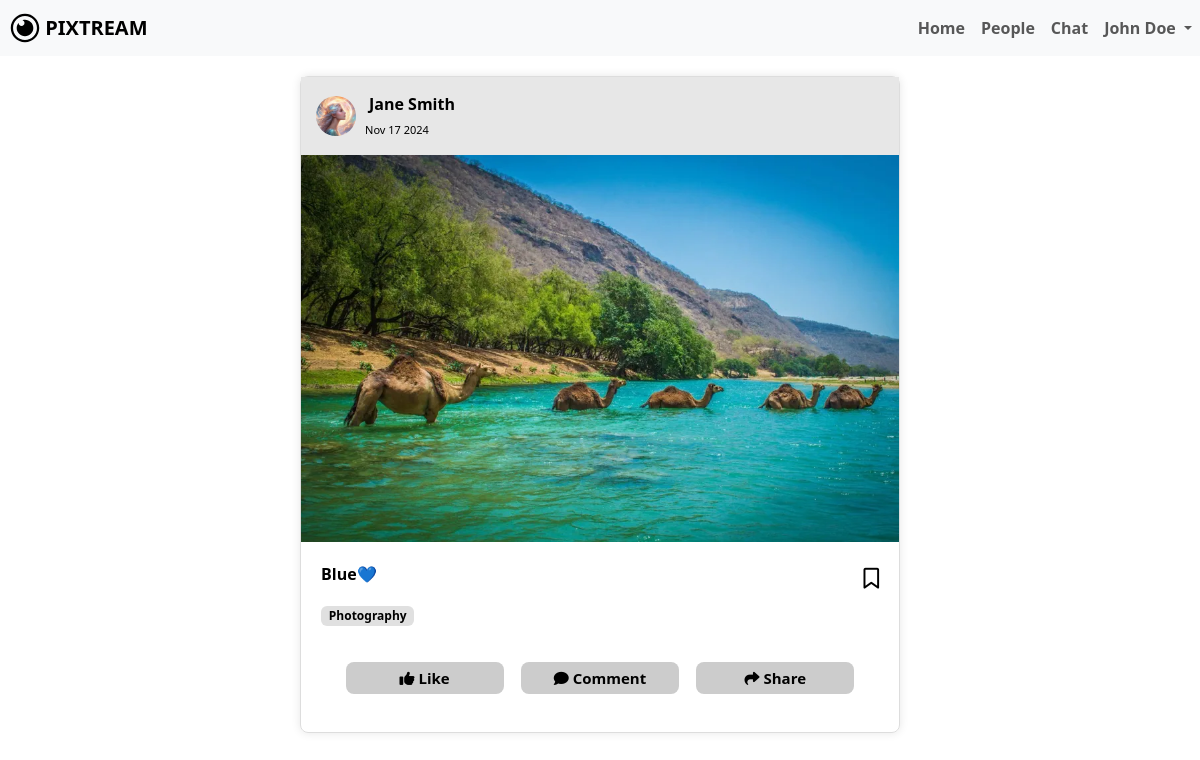
The page /post_info.php?user_id=6&post_id=58 (signed in) on the database its author committed.
### tables this page shows
CREATE TABLE `users` (
  `id` bigint(20) NOT NULL,
  `name` varchar(100) DEFAULT NULL,
  `username` varchar(191) DEFAULT NULL,
  `email` varchar(191) DEFAULT NULL,
  `password` varchar(255) DEFAULT NULL,
  `bio` text DEFAULT NULL,
  `profile_picture` varchar(255) DEFAULT 'default.png',
  `location` varchar(255) DEFAULT NULL,
  `created_at` timestamp NOT NULL DEFAULT current_timestamp()
);

CREATE TABLE `posts` (
  `id` bigint(20) NOT NULL,
  `user_id` bigint(20) DEFAULT NULL,
  `post_path` varchar(255) DEFAULT NULL,
  `caption` longtext DEFAULT NULL,
  `category` enum('photos','videos','stories','music','articles','memes','art & Design','Photography','Travel & Adventure','Food & Cooking','Others') DEFAULT NULL,
  `created_at` timestamp NOT NULL DEFAULT current_timestamp()
);

### post_info.php (the view, shortened to what this page needs)
<?php
include 'dbconfig.php';
$username = $_SESSION['username'];
$log_sql = "SELECT * FROM users WHERE username='$username';";
$log_result = mysqli_query($conn, $log_sql);
$log_info = mysqli_fetch_assoc($log_result);
$log_id = $log_info['id'];
$log_name = $log_info['name'];
$user_id = $_GET['user_id'];
$post_id = $_GET['post_id'];
$sql = "SELECT * FROM users WHERE id='$user_id';";
$result = mysqli_query($conn, $sql);
$info = mysqli_fetch_assoc($result);
$user_name = $info['username'];
$name = $info['name'];
$profilePhoto = $info['profile_picture'];
$post_sql = "SELECT * FROM posts WHERE id = '$post_id';";
$post_result = mysqli_query($conn, $post_sql);
$post_info = mysqli_fetch_assoc($post_result);
$post_path = $post_info['post_path'];
$isVideo = preg_match('/\.(mp4|webm|ogg)$/i', $post_path);
$post_created_at = $post_info['created_at'];
$caption = $post_info['caption'];
$category = $post_info['category'];
$like_count_sql = "SELECT COUNT(*) FROM likes WHERE post_id = '$post_id';";
$like_count_result = mysqli_query($conn, $like_count_sql);
$user_has_liked = false;
?>
<!DOCTYPE html>
<html lang="en">
<head>
    <link rel="stylesheet" href="node_modules/bootstrap/dist/css/bootstrap.min.css">
    <link rel="stylesheet" href="library-files/fontawesome/css/all.min.css">
    <link rel="stylesheet" href="assets/css/me.css">
</head>
<body>
    <nav class="navbar navbar-expand-lg navbar-light bg-light">
        <a class="navbar-brand" href="#">
            <img src="assets/img/LOGO.svg" width="30" height="30" class="d-inline-block align-top" alt="" id="dash-icon">
            <b>PIXTREAM</b>
        </a>
        <div class="collapse navbar-collapse" id="navbarNavDropdown">
            <ul class="navbar-nav ms-auto">
                <li class="nav-item active">
                    <a class="nav-link" href="dashboard.php"><b>Home</b></a>
                </li>
                <li class="nav-item active">
                    <a class="nav-link" href="people.php"><b>People</b></a>
                </li>
                <li class="nav-item active">
                    <a class="nav-link" href="chat.php"><b>Chat</b></a>
                </li>
                <li class="nav-item dropdown">
                    <a class="nav-link dropdown-toggle" href="#" id="navbarDropdownMenuLink" role="button" data-bs-toggle="dropdown" aria-expanded="false">
                        <b><?php echo htmlspecialchars($log_name); ?></b>
                    </a>
                </li>
            </ul>
        </div>
    </nav>
    <div class="post-container">
        <div class="post-header d-flex align-items-center">
            <a href="user_profile.php?username=<?php echo $user_name; ?>">
                <img src="profile_picture/<?php echo htmlspecialchars($profilePhoto); ?>" alt="Profile Picture" width="50" class="me-2 dp"/>
            </a>
            <div class="post-head">
                <a href="user_profile.php?username=<?php echo $user_name; ?>">
                    <span><?php echo htmlspecialchars($name); ?></span><br>
                </a>
                <span class="small" style="margin-left: -30px; font-weight: lighter;"><?php echo date("M d Y", strtotime($post_created_at)); ?></span>
            </div>
            <?php
                $query = "SELECT * FROM saved_posts WHERE user_id = ? AND post_id = ?";
                $stmt = $conn->prepare($query);
                $stmt->bind_param("ii", $log_id, $post_id);
                $stmt->execute();
                $isSaved = $stmt->get_result()->num_rows > 0;
            ?>
        </div>
        <div class="post">
            <div class="post-info">
                <?php if ($isVideo): ?>
                    <video controls width="300" class="img-fluid">
                        <source src="<?php echo htmlspecialchars($post_path); ?>" type="video/mp4">
                        Your browser does not support the video tag.
                    </video>
                <?php else: ?>
                    <img src="<?php echo htmlspecialchars($post_path); ?>" alt="Pixtream Post" class="img-fluid">
                <?php endif; ?>
            </div>
            <div class="post-details">
                <p><strong><?php echo htmlspecialchars($caption); ?></strong></p>
                <p><strong><span class="badge mybadge2"><?php echo htmlspecialchars($category); ?></span></strong></p>
                <div class="dropdown post-menu">
                    <i id="bookmarkIcon-<?php echo $post_id; ?>"
                    class="<?php echo $isSaved ? 'fa-solid fa-bookmark' : 'fa-regular'; ?> fa-bookmark"
                    style="font-size: 1.3rem; cursor: pointer;"
                    onclick="toggleSavePost(<?php echo $post_id; ?>)"></i>
                </div>
                <div class="row like-share-comment mt-3 g-2">
                    <div class="col-sm-4 text-center like-button <?php echo ($user_has_liked ? 'post-liked' : 'post-inter'); ?>"
                        data-liked="<?php echo ($user_has_liked ? 'true' : 'false'); ?>">
                        <b id="like-text">
                            <?php echo ($user_has_liked ? "<i class='fa-solid fa-thumbs-up'></i>&nbsp;Liked" : "<i class='fa-solid fa-thumbs-up'></i>&nbsp;Like"); ?>
                        </b>
                    </div>
                    <div class="col-sm-4 text-center post-inter" data-bs-toggle="modal" data-bs-target="#commentModal">
                        <i class="fa-solid fa-comment"></i>&nbsp;<b>Comment</b>
                    </div>
                    <div class="col-sm-4 text-center post-inter" data-bs-toggle="modal" data-bs-target="#shareModal">
                        <i class="fa-solid fa-share"></i>&nbsp;<b>Share</b>
                    </div>
                </div>
            </div>
        </div>
    </div>
</body>
</html>

### assets/css/me.css (style rules this page uses)
:root { --bs-body-font-weight: 400; }
body { color: black !important; }
li { cursor: pointer; }
.dp { border-radius: 50%; width: 40px !important; }
.mybadge2 { background-color: #e0e0e0 !important; font-size: 12px; color: black; }
a { color: inherit; text-decoration: none; }
#dash-icon { margin-left: 10px; }
.post-container { display: flex; flex-direction: column; height: auto; max-width: 50%; margin: 0 auto; border: 1px solid #ddd; border-radius: 8px; box-shadow: 0 0 10px rgba(0, 0, 0, 0.1); margin-top: 20px; }
.post { background-color: rgba(153, 205, 50, 0); padding: 0px 0px 20px 0px !important; }
.post-header { padding: 15px; background-color: #e7e7e7; text-align: center; font-weight: bold; }
.post-head { margin-left: 5px !important; }
.post-info { height: 58vh; }
.post-info img { margin: auto; display: block; max-width: 750px; width: 100%; height: auto; }
.post-details { padding: 20px 20px 20px 20px; border-radius: 0px 0px 7px 7px; height: 170px; }
.like-share-comment { padding: 20px; margin-bottom: 20px !important; }
.post-inter { font-size: 15px; border-radius: 8px; padding: 5px 30px; background-color: #cccccc; font-weight: bold; margin: auto; display: block; width: 30%; cursor: pointer; }
.small { font-weight: light; font-size: 11px; }
.post-menu { position: relative; float: right; margin-top: -74px; }
.post-info { height: fit-content !important; }

### rows shown on the page
users: name "John Doe"
users: profile_picture (picture), name "Jane Smith"
posts: created_at "Nov 17 2024", post_path (picture), caption "Blue💙", category "Photography"
